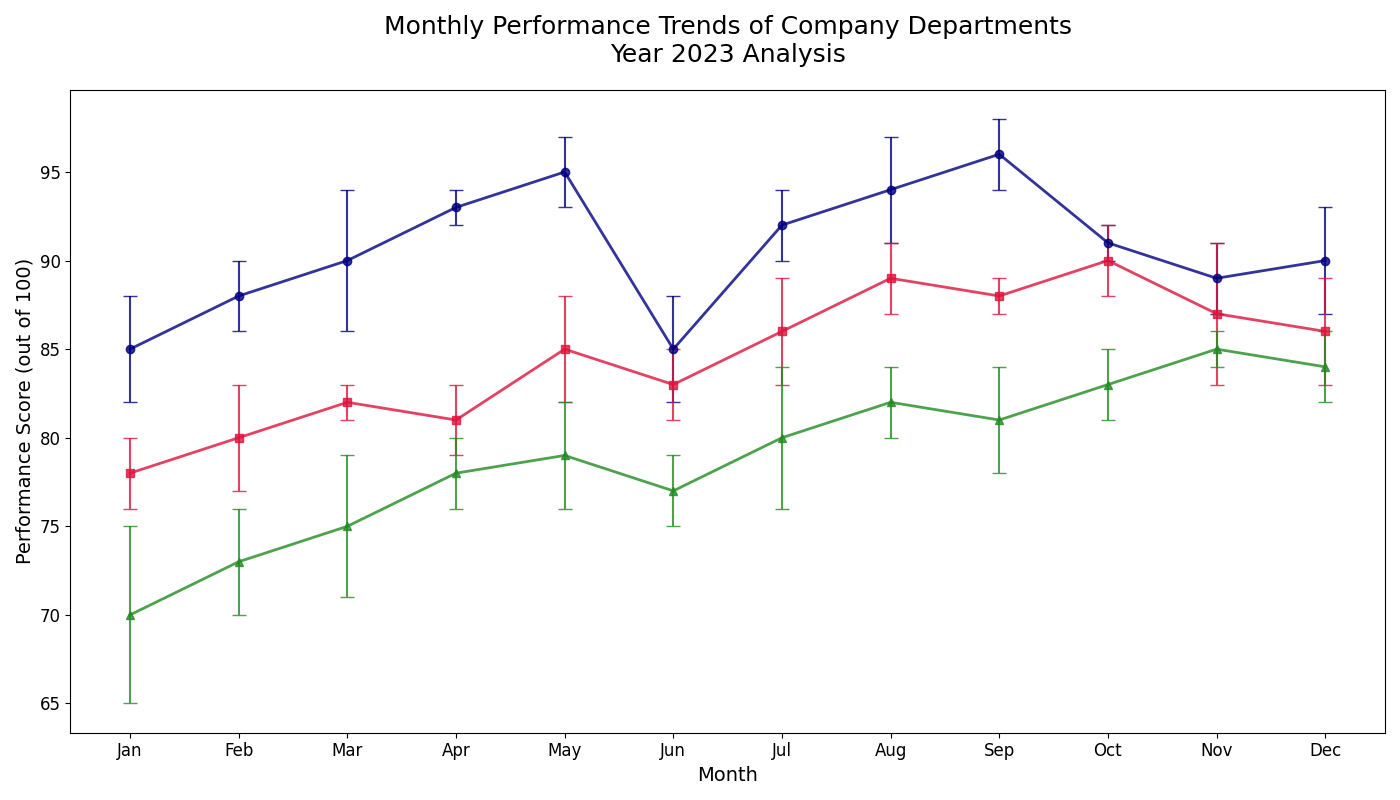

The Python source for this figure:
import matplotlib.pyplot as plt
import numpy as np

# Define months and performance data for each department
months = np.array(['Jan', 'Feb', 'Mar', 'Apr', 'May', 'Jun', 
                   'Jul', 'Aug', 'Sep', 'Oct', 'Nov', 'Dec'])

# Performance data (scores out of 100) for each department over the year
sales_performance = np.array([85, 88, 90, 93, 95, 85, 92, 94, 96, 91, 89, 90])
rnd_performance = np.array([78, 80, 82, 81, 85, 83, 86, 89, 88, 90, 87, 86])
cust_support_performance = np.array([70, 73, 75, 78, 79, 77, 80, 82, 81, 83, 85, 84])

# Variability (error) data for each department
sales_error = np.array([3, 2, 4, 1, 2, 3, 2, 3, 2, 1, 2, 3])
rnd_error = np.array([2, 3, 1, 2, 3, 2, 3, 2, 1, 2, 4, 3])
cust_support_error = np.array([5, 3, 4, 2, 3, 2, 4, 2, 3, 2, 1, 2])

# Setup the plot figure
plt.figure(figsize=(14, 8))

# Plot performance trends for each department with error bars
plt.errorbar(months, sales_performance, yerr=sales_error, fmt='-o',
             color='navy', linestyle='-', linewidth=2, capsize=5, elinewidth=1.5, alpha=0.8)
plt.errorbar(months, rnd_performance, yerr=rnd_error, fmt='-s',
             color='crimson', linestyle='-', linewidth=2, capsize=5, elinewidth=1.5, alpha=0.8)
plt.errorbar(months, cust_support_performance, yerr=cust_support_error, fmt='-^',
             color='forestgreen', linestyle='-', linewidth=2, capsize=5, elinewidth=1.5, alpha=0.8)

# Add titles and labels
plt.title("Monthly Performance Trends of Company Departments\nYear 2023 Analysis", fontsize=18, pad=20)
plt.xlabel("Month", fontsize=14)
plt.ylabel("Performance Score (out of 100)", fontsize=14)

# Remove the legend, grid, and borders
plt.xticks(fontsize=12)
plt.yticks(fontsize=12)
plt.tight_layout()
plt.show()
